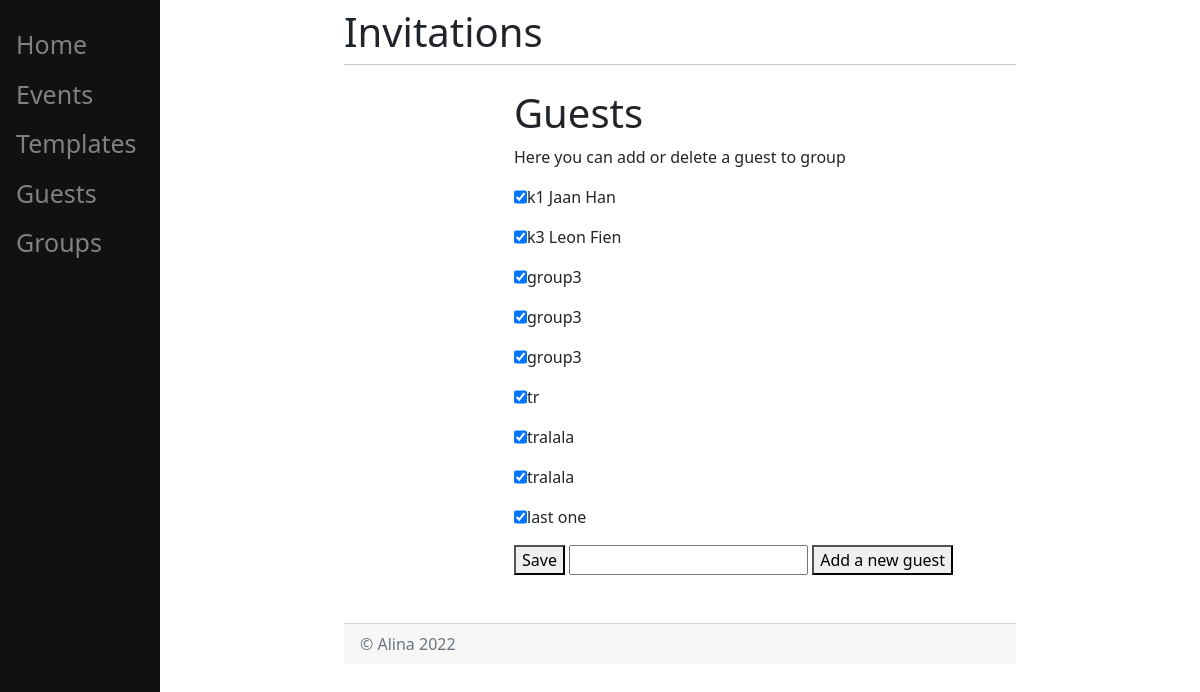
Before: /guests/ (signed in) with the older database file.
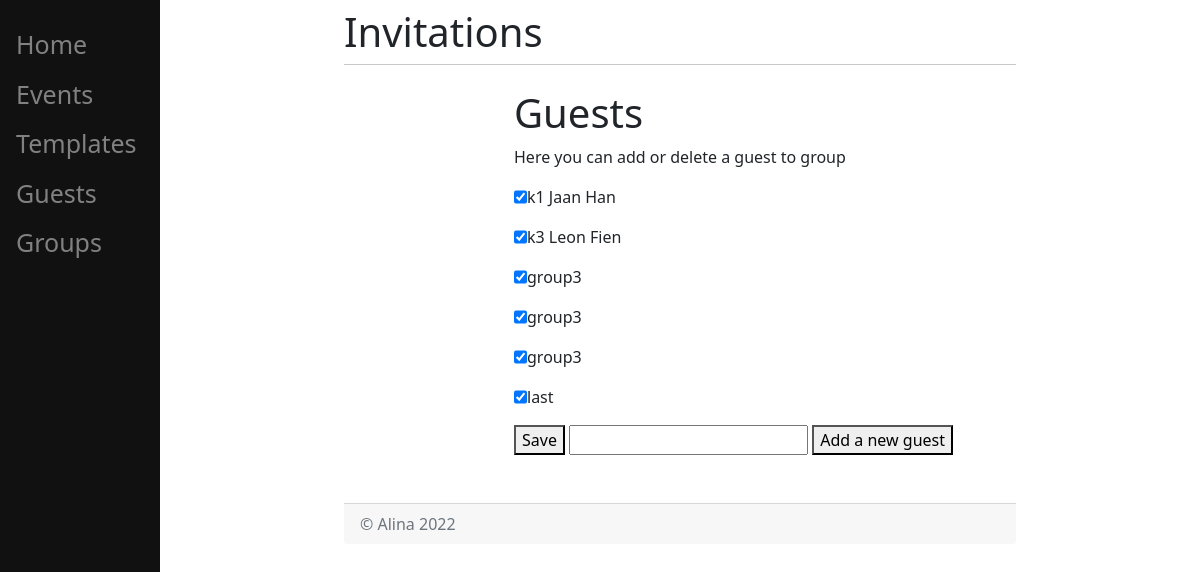
After: the same page with the newer database file.
### invitations/models.py (models this page shows, shortened)
class Group(models.Model):
    name = models.CharField(max_length=200)

class Guest(models.Model):
    group = models.ForeignKey(Group, on_delete=models.CASCADE)
    name = models.CharField(max_length=200)

### invitations/views.py (the view)
def guests(response):
    groups_ = Group.objects.all()
    return render(response, "invitations/guests.html", {"groups": groups_})

### templates/invitations/guests.html (shortened to what this page needs)
{% extends 'invitations/home.html' %}
{% load crispy_forms_tags %}
{% block content %}
    <h1>Guests</h1>
    <p>Here you can add or delete a guest to group</p>
    <form method="POST" action="#">
        {% if groups %}
            {% for group in groups %}
                <div class="input-group mb-3">
                    <input type="checkbox" value="clicked" name="c{{ group.name }}}}" checked>
                    {{ group.name }}
                    {% for guest in  group.guest_set.all %}
                        {{ guest.name }}
                    {% endfor %}
                </div>
            {% endfor %}
        {% else %}
            <dev><p> You have no groups and no guests </p></dev>
        {% endif %}
        <button type="submit" name="save_guest"> Save</button>
        <input type="text" name="new">
        <button type="submit" name="save"> Add a new guest</button>
    </form>
{% endblock %}

Changed rows visible on the page:
removed Group: name "tr"
removed Group: name "tralala"
removed Group: name "tralala"
removed Group: name "last one"
added Group: name "last"
